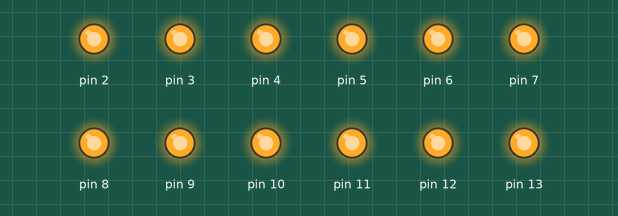
A sketch run on a simulated Arduino Uno, built with avr-gcc and run on an emulated ATmega328P. On the bench: output pins drawn as LEDs (lit = HIGH).

Above: at 0.05 s.
At 0.35 s:
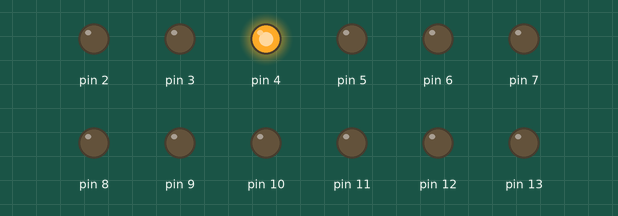
At 0.75 s:
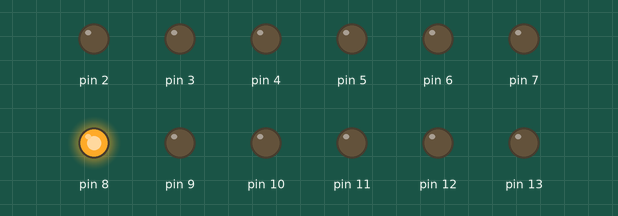
At 1.45 s:
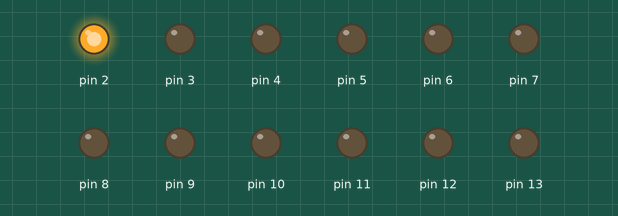
At 2.15 s:
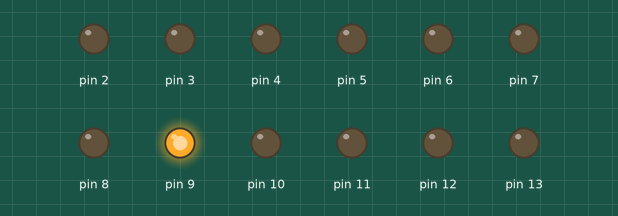
At 2.85 s:
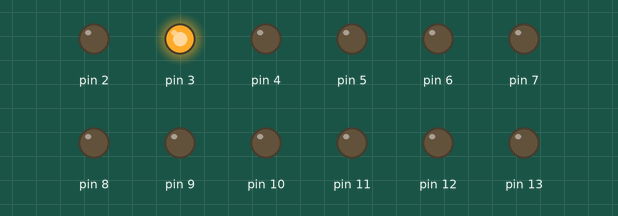
Timing chart, 0 to 3.1 s (numbered marks = the images above):
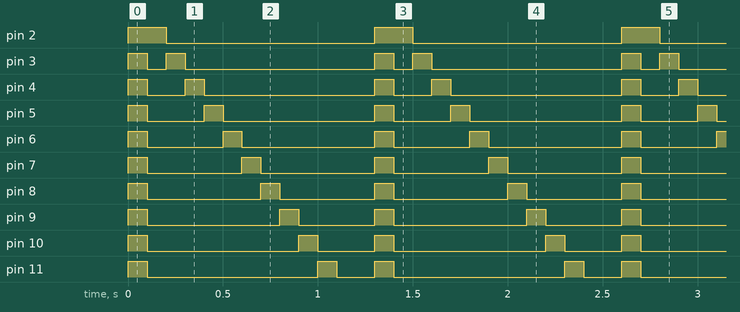

Measured:
- by itself, pin 2: alternates HIGH for 0.20 s and LOW for 1.1 s
- by itself, pin 3: repeats every 1.3 s: LOW 0.10 s, HIGH 0.10 s, LOW 1.0 s, HIGH 0.10 s
- by itself, pin 4: repeats every 1.3 s: LOW 0.20 s, HIGH 0.10 s, LOW 0.90 s, HIGH 0.10 s
- by itself, pin 5: repeats every 1.3 s: LOW 0.30 s, HIGH 0.10 s, LOW 0.80 s, HIGH 0.10 s
- by itself, pin 6: repeats every 1.3 s: LOW 0.40 s, HIGH 0.10 s, LOW 0.70 s, HIGH 0.10 s
- by itself, pin 7: alternates HIGH for 0.10 s and LOW for 0.50 s
- by itself, pin 8: alternates HIGH for 0.10 s and LOW for 0.60 s
- by itself, pin 9: repeats every 1.3 s: LOW 0.70 s, HIGH 0.10 s, LOW 0.40 s, HIGH 0.10 s

The sketch:

lab2_leds_forloop.ino
```cpp
/*
 *
 *  Title: X-Mas Lights, For Loop
 *  Objective: Control multiple LEDs
 */

int pin;

void setup() {
  // set communication with the computer
  Serial.begin(9600);

  // set the pins as output pins
  for (pin=2; pin < 14; pin++) {
    pinMode(pin, OUTPUT);
  }
}

void loop() {
  // blink all twelve at the same time

  // blink on
  for (pin=2; pin < 14; pin++) {
    digitalWrite(pin, HIGH);
  }

  // wait
  delay(100);

  // blink off
  for (pin=2; pin < 14; pin++) {
    digitalWrite(pin, LOW);
  }


  // turn led's on/off in a row with 100 millisecond interval
  for (pin=2; pin < 14; pin++) {
    digitalWrite(pin, HIGH);
    delay(100);
    digitalWrite(pin, LOW);
  }

  // wow  ... so much less typing
  // can you make it go backwards from 12 to 1?


}
```
